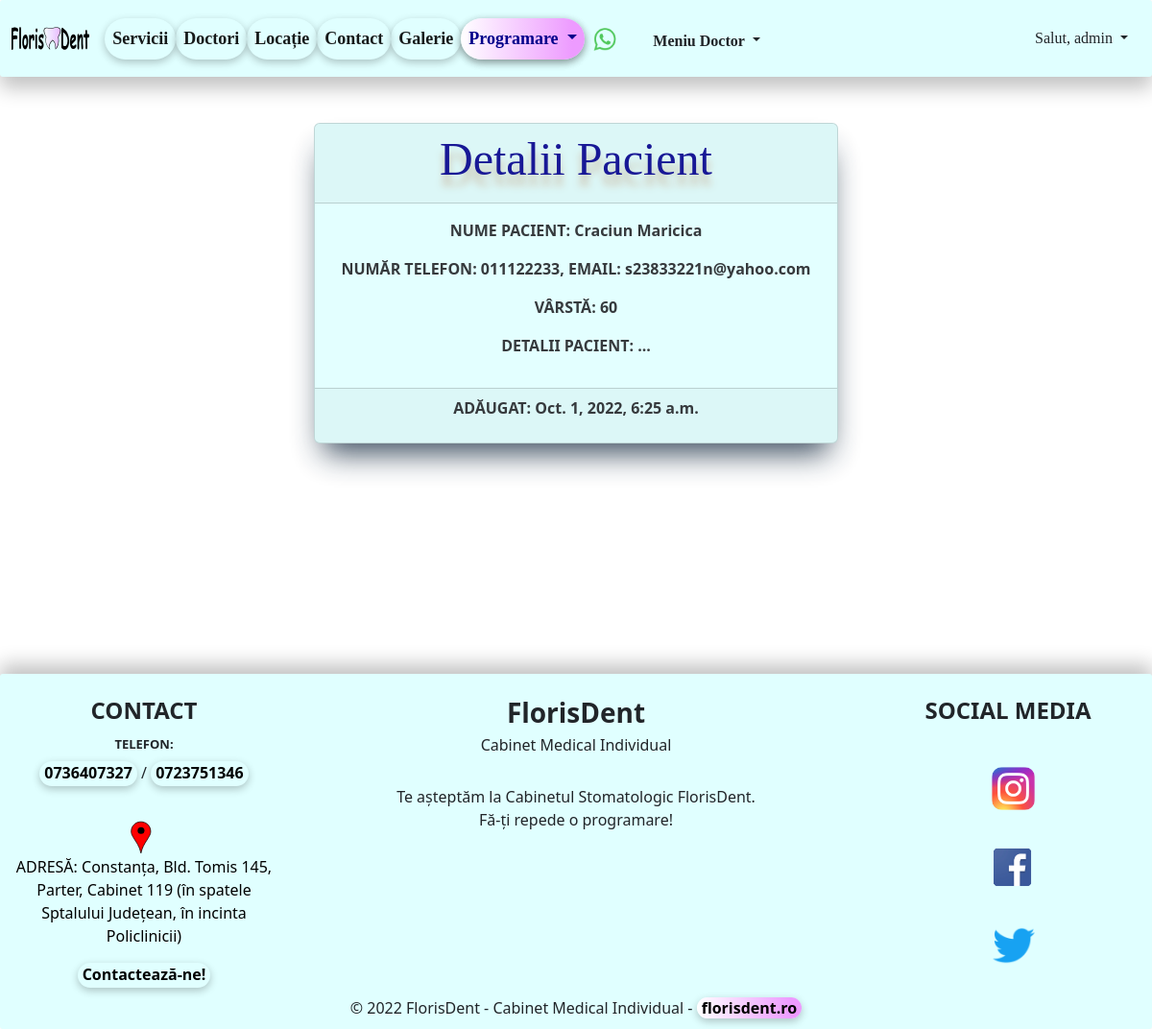
/detail_pacienti/3/ (signed in), run on the app's committed database.
### pacienti/models.py (models this page shows, shortened)
class Pacient(models.Model):
    nume = models.CharField(max_length=50)
    varsta = models.IntegerField(blank=True)
    telefon = models.CharField(blank=True, max_length=25)
    email = models.EmailField(blank=True, max_length=50)
    detalii = models.TextField(blank=True, max_length=500)
    active = models.BooleanField(default=True)
    created_at = models.DateTimeField(auto_now_add=True)
    updated_at = models.DateTimeField(auto_now=True)

### pacienti/views.py (the view)
# urls.py: path('detail_pacienti/<int:pk>/', views.PacientiDetailView.as_view(), name='detail-pacienti'),
class PacientiDetailView(LoginRequiredMixin, DetailView):
    template_name = 'pacienti/detail_pacienti.html'
    model = Pacient

### templates/pacienti/detail_pacienti.html (shortened to what this page needs)
{% extends 'base.html' %}
{% block content %}
    <div class="container text-center">
        <div class="row">
            <div class="col-md-6 offset-md-3">
                <div class="card" style="opacity: 0.9; box-shadow: rgb(38, 57, 77) 0px 20px 30px -10px; width: auto; background-color: lightcyan">
                    <div class="card-header">
                        <h3 class="my_header text-center">Detalii Pacient</h3>
                    </div>
                    <div class="card-body">
                        <p style="font-weight: bold;">NUME PACIENT: {{ pacient.nume }}</p>
                        <p style="font-weight: bold;">NUMĂR TELEFON: {{ pacient.telefon }}, EMAIL: {{ pacient.email }}</p>
                        <p style="font-weight: bold;">VÂRSTĂ: {{ pacient.varsta }}</p>
                        <p style="font-weight: bold;">DETALII PACIENT: {{ pacient.detalii }}</p>
                    </div>
                    <div class="card-footer">
                        <p style="font-weight: bold;">ADĂUGAT: {{ pacient.created_at }}</p>
                    </div>
                </div>
                <br><br>
            </div>
        </div>
    </div>
{% endblock %}

### templates/navbar.html (shortened to what this page needs)
{% load static %}
<nav class="navbar navbar-expand-sm sticky-top" style="background-color: #e0ffff; height: 80px">
    <div class="container-fluid">
        <a id="navbar-brand" class="navbar-brand" href="{% url 'home' %}" title="Prima Pagina FlorisDent">
            <img src="{% static 'images/florisdent_logo.svg' %}"
                 style="height: 1.6rem;">
        </a>
        <br>
        <div class="collapse navbar-collapse" id="navbarSupportedContent">
            <ul class="navbar-nav me-auto mb-2 mb-lg-0">
                <li class="nav-item">
                    <a class="nav-link active" aria-current="page" href="{% url 'list-preturi' %}"
                       title="Vezi serviciile noastre!">Servicii</a>
                </li>
                <li class="nav-item">
                    <a class="nav-link active" aria-current="page" href="{% url 'list-of-doctori' %}"
                       title="Vezi doctorii nostri!">Doctori</a>
                </li>
                <li class="nav-item d-flex">
                    <a class="nav-link active" aria-current="page" href="{% url 'locatie' %}"
                       title="Vezi unde ne gasesti in Constanta">Locație
                    </a>
                </li>
                <li class="nav-item d-flex">
                    <a class="nav-link active" aria-current="page" href="{% url 'create-mesaj' %}"
                       title="Contacteaza-ne!">Contact
                    </a>
                </li>
                <li class="nav-item d-flex">
                    <a class="nav-link active" aria-current="page" href="{% url 'galerie' %}"
                       title="Vezi Galeria FlorisDent!">Galerie
                    </a>
                </li>
                <li class="nav-item dropdown">
                    <a class="nav-link dropdown-toggle" href="#" role="button" data-bs-toggle="dropdown"
                       aria-expanded="false" title="Fă o programare!" style="color: darkblue; box-shadow: rgba(0, 0, 0, 0.24) 0px 3px 8px;
                        border-radius: 25px; background: rgb(252,252,252); background: linear-gradient(90deg, rgba(255,255,255,1) 0%, rgba(237,155,255,1) 90%);">
                        Programare
                    </a>
                </li>
                <a class="navbar-brand"
                   href="https://api.whatsapp.com/send?phone=+40736407327&text=Buna ziua, as dori o programare, ma puteti ajuta?"
                   title="Contacteaza-ne prin WhatsApp">
                    <img src="{% static 'images/wapp.png' %}" style="height: 25px; padding-top: 1px">
                </a>
                {% if user.is_authenticated %}
                    <div class="dropdown">
                    <button class="btn b_doctor dropdown-toggle" type="button" data-bs-toggle="dropdown"
                            aria-expanded="false" title="Vezi Meniul Doctorului">
                        Meniu Doctor
                    </button>
                {% endif %}
                </div>
            </ul>
            {% if user.is_authenticated %}
                <div class="dropdown">
                    <button class="btn b_user dropdown-toggle" type="button" data-bs-toggle="dropdown"
                            aria-expanded="false">
                        Salut, {{ user }}
                    </button>
                </div>
            {% endif %}
        </div>
    </div>
</nav>

### static/css/main.css (style rules this page uses)
.my_header { color: #00008b; font-size: xxx-large; font-family: Inder, Verdana, Paytone One; text-shadow: 0 11px 8px #c4b59d; }
.nav-link { font-size: large; }

### templates/navbar.html (style rules this page uses)
#navbar-brand { margin-bottom: 5px; padding-bottom: 5px; }
.navbar { border-radius: 3px; box-shadow: rgba(0, 0, 0, 0.24) 0px 12px 20px; width: 100%; float: left; margin: 0 0 0 0; padding: 0; margin-bottom: 3rem; }
.nav-item { font-weight: bold; font-size: smaller; font-family: "Microsoft Sans Serif"; margin: 0; box-shadow: rgba(0, 0, 0, 0.24) 0px 3px 8px; color: black; border-radius: 23px; }
.b_user { border-radius: 25px; font-family: "Microsoft Sans Serif"; }
.b_doctor { border-radius: 25px; font-family: "Microsoft Sans Serif"; font-size: medium; margin-top: 5px; margin-left: 0; font-weight: bold; }

### data on the page
Pacient: nume "Craciun Maricica", telefon "011122233", email "s23833221n@yahoo.com", varsta "60", detalii "...", created_at "Oct. 1, 2022, 6:25 a.m."

### other printed values
{{ user }} "admin"
